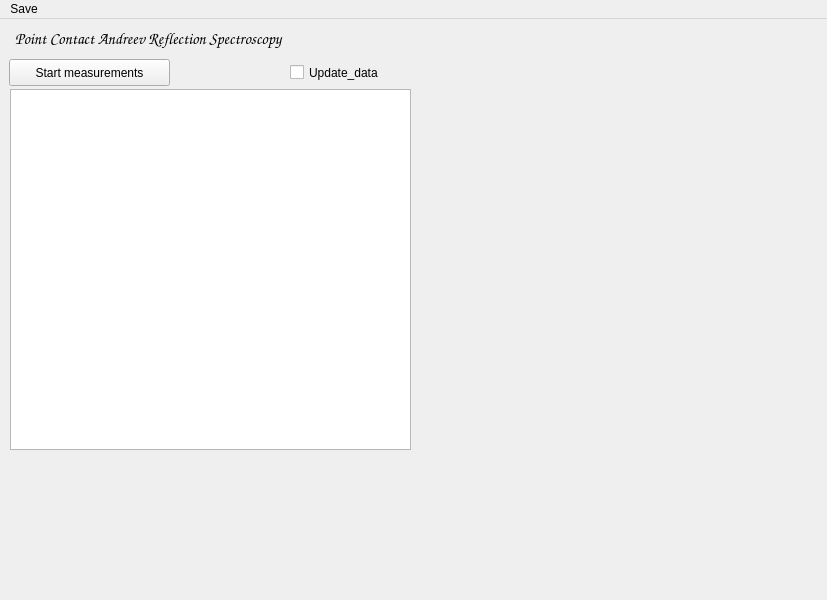
<?xml version="1.0" encoding="UTF-8"?>
<ui version="4.0">
 <class>MainWindow</class>
 <widget class="QMainWindow" name="MainWindow">
  <property name="geometry">
   <rect>
    <x>0</x>
    <y>0</y>
    <width>827</width>
    <height>600</height>
   </rect>
  </property>
  <property name="mouseTracking">
   <bool>false</bool>
  </property>
  <property name="windowTitle">
   <string>PCAR Spectroscopy</string>
  </property>
  <property name="windowIcon">
   <iconset>
    <normaloff>../../../../../usr/share/pixmaps/cubeview48.png</normaloff>../../../../../usr/share/pixmaps/cubeview48.png</iconset>
  </property>
  <property name="windowOpacity">
   <double>1.000000000000000</double>
  </property>
  <property name="toolTip">
   <string>&lt;html&gt;&lt;head/&gt;&lt;body&gt;&lt;p&gt;&lt;br/&gt;&lt;/p&gt;&lt;/body&gt;&lt;/html&gt;</string>
  </property>
  <property name="autoFillBackground">
   <bool>false</bool>
  </property>
  <property name="tabShape">
   <enum>QTabWidget::Triangular</enum>
  </property>
  <widget class="QWidget" name="centralwidget">
   <widget class="QPushButton" name="init_button">
    <property name="geometry">
     <rect>
      <x>9</x>
      <y>40</y>
      <width>161</width>
      <height>27</height>
     </rect>
    </property>
    <property name="text">
     <string>Start measurements</string>
    </property>
   </widget>
   <widget class="QLabel" name="label">
    <property name="geometry">
     <rect>
      <x>15</x>
      <y>9</y>
      <width>270</width>
      <height>21</height>
     </rect>
    </property>
    <property name="font">
     <font>
      <family>URW Chancery L</family>
      <pointsize>12</pointsize>
      <weight>75</weight>
      <italic>true</italic>
      <bold>true</bold>
     </font>
    </property>
    <property name="text">
     <string>Point Contact Andreev Reflection Spectroscopy</string>
    </property>
   </widget>
   <widget class="PlotWidget" name="qtgraph">
    <property name="geometry">
     <rect>
      <x>10</x>
      <y>70</y>
      <width>401</width>
      <height>361</height>
     </rect>
    </property>
   </widget>
   <widget class="GLViewWidget" name="pyqt3d" native="true">
    <property name="geometry">
     <rect>
      <x>430</x>
      <y>70</y>
      <width>371</width>
      <height>361</height>
     </rect>
    </property>
   </widget>
   <widget class="QCheckBox" name="fetch_data">
    <property name="geometry">
     <rect>
      <x>290</x>
      <y>40</y>
      <width>121</width>
      <height>27</height>
     </rect>
    </property>
    <property name="text">
     <string>Update_data</string>
    </property>
   </widget>
  </widget>
  <widget class="QMenuBar" name="menubar">
   <property name="geometry">
    <rect>
     <x>0</x>
     <y>0</y>
     <width>827</width>
     <height>25</height>
    </rect>
   </property>
   <widget class="QMenu" name="menuSave">
    <property name="title">
     <string>Save</string>
    </property>
   </widget>
   <addaction name="menuSave"/>
  </widget>
  <action name="actionSave_as">
   <property name="text">
    <string>Save as</string>
   </property>
  </action>
 </widget>
 <customwidgets>
  <customwidget>
   <class>PlotWidget</class>
   <extends>QGraphicsView</extends>
   <header>pyqtgraph.h</header>
  </customwidget>
  <customwidget>
   <class>GLViewWidget</class>
   <extends>QWidget</extends>
   <header>pyqtgraph.opengl.h</header>
   <container>1</container>
  </customwidget>
 </customwidgets>
 <resources/>
 <connections>
  <connection>
   <sender>init_button</sender>
   <signal>clicked()</signal>
   <receiver>MainWindow</receiver>
   <slot>start_measuring()</slot>
   <hints>
    <hint type="sourcelabel">
     <x>84</x>
     <y>71</y>
    </hint>
    <hint type="destinationlabel">
     <x>233</x>
     <y>73</y>
    </hint>
   </hints>
  </connection>
 </connections>
 <slots>
  <slot>gogo()</slot>
  <slot>dat()</slot>
  <slot>start_measuring()</slot>
  <slot>read_buffer()</slot>
 </slots>
</ui>
